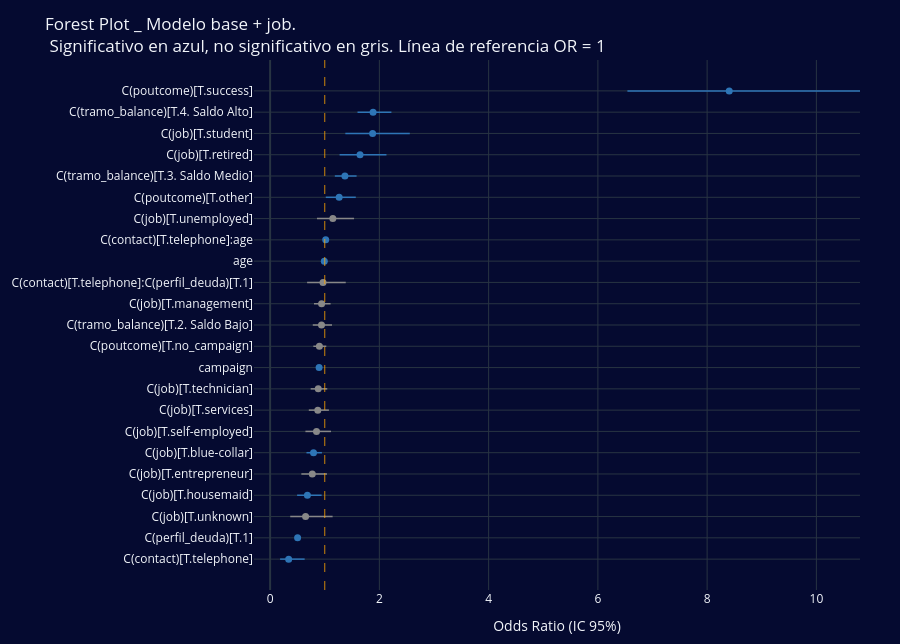

Here is the notebook cell this chart was saved with:
### Code cell
# Forest plot interactivo: OR con IC 95% — significativo en azul, no significativo en gris
fig = go.Figure()

for var, row in forest_df.iterrows():
    color = "#2E75B6" if row["significativo"] else "#888888"
    
    # Línea IC 95%
    fig.add_trace(go.Scatter(
        x=[row["IC_low"], row["IC_high"]],
        y=[var, var],
        mode="lines",
        line=dict(color=color, width=1.5),
        showlegend=False,
        hoverinfo="skip"
    ))
    
    # Punto OR
    fig.add_trace(go.Scatter(
        x=[row["OR"]],
        y=[var],
        mode="markers",
        marker=dict(color=color, size=7),
        showlegend=False,
        hovertemplate=f"<b>{var}</b><br>OR: {row['OR']:.3f}<br>p-valor: {row['pval']:.4f}<extra></extra>"
    ))

# Línea de referencia OR = 1
fig.add_vline(x=1, line_dash="dash", line_color="orange", line_width=0.8)

fig.update_layout(
    title="Forest Plot _ Modelo base + job. <br>Significativo en azul, no significativo en gris. Línea de referencia OR = 1",
    xaxis_title="Odds Ratio (IC 95%)",
    yaxis_title=None,
    height=len(forest_df) * 28,
    margin=dict(l=220, r=40, t=60, b=40)
)

fig.show()

### Figure 1 — Plotly figure (JSON) as saved in the notebook; plotly's stock layout.template omitted (floating-point values rounded to 4 significant figures)
{"data": [{"hoverinfo": "skip", "line": {"color": "#2E75B6", "width": 1.5}, "mode": "lines", "showlegend": false, "type": "scatter", "x": [0.1825, 0.632], "y": ["C(contact)[T.telephone]", "C(contact)[T.telephone]"]}, {"hovertemplate": "<b>C(contact)[T.telephone]</b><br>OR: 0.340<br>p-valor: 0.0007<extra></extra>", "marker": {"color": "#2E75B6", "size": 7}, "mode": "markers", "showlegend": false, "type": "scatter", "x": [0.3396], "y": ["C(contact)[T.telephone]"]}, {"hoverinfo": "skip", "line": {"color": "#2E75B6", "width": 1.5}, "mode": "lines", "showlegend": false, "type": "scatter", "x": [0.4542, 0.5567], "y": ["C(perfil_deuda)[T.1]", "C(perfil_deuda)[T.1]"]}, {"hovertemplate": "<b>C(perfil_deuda)[T.1]</b><br>OR: 0.503<br>p-valor: 0.0000<extra></extra>", "marker": {"color": "#2E75B6", "size": 7}, "mode": "markers", "showlegend": false, "type": "scatter", "x": [0.5029], "y": ["C(perfil_deuda)[T.1]"]}, {"hoverinfo": "skip", "line": {"color": "#888888", "width": 1.5}, "mode": "lines", "showlegend": false, "type": "scatter", "x": [0.3683, 1.144], "y": ["C(job)[T.unknown]", "C(job)[T.unknown]"]}, {"hovertemplate": "<b>C(job)[T.unknown]</b><br>OR: 0.649<br>p-valor: 0.1350<extra></extra>", "marker": {"color": "#888888", "size": 7}, "mode": "markers", "showlegend": false, "type": "scatter", "x": [0.6491], "y": ["C(job)[T.unknown]"]}, {"hoverinfo": "skip", "line": {"color": "#2E75B6", "width": 1.5}, "mode": "lines", "showlegend": false, "type": "scatter", "x": [0.494, 0.9425], "y": ["C(job)[T.housemaid]", "C(job)[T.housemaid]"]}, {"hovertemplate": "<b>C(job)[T.housemaid]</b><br>OR: 0.682<br>p-valor: 0.0204<extra></extra>", "marker": {"color": "#2E75B6", "size": 7}, "mode": "markers", "showlegend": false, "type": "scatter", "x": [0.6824], "y": ["C(job)[T.housemaid]"]}, {"hoverinfo": "skip", "line": {"color": "#888888", "width": 1.5}, "mode": "lines", "showlegend": false, "type": "scatter", "x": [0.5718, 1.042], "y": ["C(job)[T.entrepreneur]", "C(job)[T.entrepreneur]"]}, {"hovertemplate": "<b>C(job)[T.entrepreneur]</b><br>OR: 0.772<br>p-valor: 0.0905<extra></extra>", "marker": {"color": "#888888", "size": 7}, "mode": "markers", "showlegend": false, "type": "scatter", "x": [0.7718], "y": ["C(job)[T.entrepreneur]"]}, {"hoverinfo": "skip", "line": {"color": "#2E75B6", "width": 1.5}, "mode": "lines", "showlegend": false, "type": "scatter", "x": [0.6653, 0.9482], "y": ["C(job)[T.blue-collar]", "C(job)[T.blue-collar]"]}, {"hovertemplate": "<b>C(job)[T.blue-collar]</b><br>OR: 0.794<br>p-valor: 0.0108<extra></extra>", "marker": {"color": "#2E75B6", "size": 7}, "mode": "markers", "showlegend": false, "type": "scatter", "x": [0.7943], "y": ["C(job)[T.blue-collar]"]}, {"hoverinfo": "skip", "line": {"color": "#888888", "width": 1.5}, "mode": "lines", "showlegend": false, "type": "scatter", "x": [0.6464, 1.115], "y": ["C(job)[T.self-employed]", "C(job)[T.self-employed]"]}, {"hovertemplate": "<b>C(job)[T.self-employed]</b><br>OR: 0.849<br>p-valor: 0.2393<extra></extra>", "marker": {"color": "#888888", "size": 7}, "mode": "markers", "showlegend": false, "type": "scatter", "x": [0.849], "y": ["C(job)[T.self-employed]"]}, {"hoverinfo": "skip", "line": {"color": "#888888", "width": 1.5}, "mode": "lines", "showlegend": false, "type": "scatter", "x": [0.7082, 1.076], "y": ["C(job)[T.services]", "C(job)[T.services]"]}, {"hovertemplate": "<b>C(job)[T.services]</b><br>OR: 0.873<br>p-valor: 0.2029<extra></extra>", "marker": {"color": "#888888", "size": 7}, "mode": "markers", "showlegend": false, "type": "scatter", "x": [0.873], "y": ["C(job)[T.services]"]}, {"hoverinfo": "skip", "line": {"color": "#888888", "width": 1.5}, "mode": "lines", "showlegend": false, "type": "scatter", "x": [0.742, 1.046], "y": ["C(job)[T.technician]", "C(job)[T.technician]"]}, {"hovertemplate": "<b>C(job)[T.technician]</b><br>OR: 0.881<br>p-valor: 0.1476<extra></extra>", "marker": {"color": "#888888", "size": 7}, "mode": "markers", "showlegend": false, "type": "scatter", "x": [0.8809], "y": ["C(job)[T.technician]"]}, {"hoverinfo": "skip", "line": {"color": "#2E75B6", "width": 1.5}, "mode": "lines", "showlegend": false, "type": "scatter", "x": [0.877, 0.9166], "y": ["campaign", "campaign"]}, {"hovertemplate": "<b>campaign</b><br>OR: 0.897<br>p-valor: 0.0000<extra></extra>", "marker": {"color": "#2E75B6", "size": 7}, "mode": "markers", "showlegend": false, "type": "scatter", "x": [0.8966], "y": ["campaign"]}, {"hoverinfo": "skip", "line": {"color": "#888888", "width": 1.5}, "mode": "lines", "showlegend": false, "type": "scatter", "x": [0.7916, 1.028], "y": ["C(poutcome)[T.no_campaign]", "C(poutcome)[T.no_campaign]"]}, {"hovertemplate": "<b>C(poutcome)[T.no_campaign]</b><br>OR: 0.902<br>p-valor: 0.1222<extra></extra>", "marker": {"color": "#888888", "size": 7}, "mode": "markers", "showlegend": false, "type": "scatter", "x": [0.9021], "y": ["C(poutcome)[T.no_campaign]"]}, {"hoverinfo": "skip", "line": {"color": "#888888", "width": 1.5}, "mode": "lines", "showlegend": false, "type": "scatter", "x": [0.7809, 1.133], "y": ["C(tramo_balance)[T.2. Saldo Bajo]", "C(tramo_balance)[T.2. Saldo Bajo]"]}, {"hovertemplate": "<b>C(tramo_balance)[T.2. Saldo Bajo]</b><br>OR: 0.940<br>p-valor: 0.5178<extra></extra>", "marker": {"color": "#888888", "size": 7}, "mode": "markers", "showlegend": false, "type": "scatter", "x": [0.9405], "y": ["C(tramo_balance)[T.2. Saldo Bajo]"]}, {"hoverinfo": "skip", "line": {"color": "#888888", "width": 1.5}, "mode": "lines", "showlegend": false, "type": "scatter", "x": [0.8027, 1.106], "y": ["C(job)[T.management]", "C(job)[T.management]"]}, {"hovertemplate": "<b>C(job)[T.management]</b><br>OR: 0.942<br>p-valor: 0.4691<extra></extra>", "marker": {"color": "#888888", "size": 7}, "mode": "markers", "showlegend": false, "type": "scatter", "x": [0.9424], "y": ["C(job)[T.management]"]}, {"hoverinfo": "skip", "line": {"color": "#888888", "width": 1.5}, "mode": "lines", "showlegend": false, "type": "scatter", "x": [0.677, 1.384], "y": ["C(contact)[T.telephone]:C(perfil_deuda)[T.1]", "C(contact)[T.telephone]:C(perfil_deuda)[T.1]"]}, {"hovertemplate": "<b>C(contact)[T.telephone]:C(perfil_deuda)[T.1]</b><br>OR: 0.968<br>p-valor: 0.8588<extra></extra>", "marker": {"color": "#888888", "size": 7}, "mode": "markers", "showlegend": false, "type": "scatter", "x": [0.9681], "y": ["C(contact)[T.telephone]:C(perfil_deuda)[T.1]"]}, {"hoverinfo": "skip", "line": {"color": "#2E75B6", "width": 1.5}, "mode": "lines", "showlegend": false, "type": "scatter", "x": [0.9869, 0.997], "y": ["age", "age"]}, {"hovertemplate": "<b>age</b><br>OR: 0.992<br>p-valor: 0.0018<extra></extra>", "marker": {"color": "#2E75B6", "size": 7}, "mode": "markers", "showlegend": false, "type": "scatter", "x": [0.9919], "y": ["age"]}, {"hoverinfo": "skip", "line": {"color": "#2E75B6", "width": 1.5}, "mode": "lines", "showlegend": false, "type": "scatter", "x": [1.006, 1.029], "y": ["C(contact)[T.telephone]:age", "C(contact)[T.telephone]:age"]}, {"hovertemplate": "<b>C(contact)[T.telephone]:age</b><br>OR: 1.017<br>p-valor: 0.0028<extra></extra>", "marker": {"color": "#2E75B6", "size": 7}, "mode": "markers", "showlegend": false, "type": "scatter", "x": [1.017], "y": ["C(contact)[T.telephone]:age"]}, {"hoverinfo": "skip", "line": {"color": "#888888", "width": 1.5}, "mode": "lines", "showlegend": false, "type": "scatter", "x": [0.8577, 1.536], "y": ["C(job)[T.unemployed]", "C(job)[T.unemployed]"]}, {"hovertemplate": "<b>C(job)[T.unemployed]</b><br>OR: 1.148<br>p-valor: 0.3534<extra></extra>", "marker": {"color": "#888888", "size": 7}, "mode": "markers", "showlegend": false, "type": "scatter", "x": [1.148], "y": ["C(job)[T.unemployed]"]}, {"hoverinfo": "skip", "line": {"color": "#2E75B6", "width": 1.5}, "mode": "lines", "showlegend": false, "type": "scatter", "x": [1.019, 1.568], "y": ["C(poutcome)[T.other]", "C(poutcome)[T.other]"]}, {"hovertemplate": "<b>C(poutcome)[T.other]</b><br>OR: 1.264<br>p-valor: 0.0333<extra></extra>", "marker": {"color": "#2E75B6", "size": 7}, "mode": "markers", "showlegend": false, "type": "scatter", "x": [1.264], "y": ["C(poutcome)[T.other]"]}, {"hoverinfo": "skip", "line": {"color": "#2E75B6", "width": 1.5}, "mode": "lines", "showlegend": false, "type": "scatter", "x": [1.185, 1.583], "y": ["C(tramo_balance)[T.3. Saldo Medio]", "C(tramo_balance)[T.3. Saldo Medio]"]}, {"hovertemplate": "<b>C(tramo_balance)[T.3. Saldo Medio]</b><br>OR: 1.369<br>p-valor: 0.0000<extra></extra>", "marker": {"color": "#2E75B6", "size": 7}, "mode": "markers", "showlegend": false, "type": "scatter", "x": [1.369], "y": ["C(tramo_balance)[T.3. Saldo Medio]"]}, {"hoverinfo": "skip", "line": {"color": "#2E75B6", "width": 1.5}, "mode": "lines", "showlegend": false, "type": "scatter", "x": [1.272, 2.13], "y": ["C(job)[T.retired]", "C(job)[T.retired]"]}, {"hovertemplate": "<b>C(job)[T.retired]</b><br>OR: 1.646<br>p-valor: 0.0002<extra></extra>", "marker": {"color": "#2E75B6", "size": 7}, "mode": "markers", "showlegend": false, "type": "scatter", "x": [1.646], "y": ["C(job)[T.retired]"]}, {"hoverinfo": "skip", "line": {"color": "#2E75B6", "width": 1.5}, "mode": "lines", "showlegend": false, "type": "scatter", "x": [1.377, 2.557], "y": ["C(job)[T.student]", "C(job)[T.student]"]}, {"hovertemplate": "<b>C(job)[T.student]</b><br>OR: 1.876<br>p-valor: 0.0001<extra></extra>", "marker": {"color": "#2E75B6", "size": 7}, "mode": "markers", "showlegend": false, "type": "scatter", "x": [1.876], "y": ["C(job)[T.student]"]}, {"hoverinfo": "skip", "line": {"color": "#2E75B6", "width": 1.5}, "mode": "lines", "showlegend": false, "type": "scatter", "x": [1.6, 2.22], "y": ["C(tramo_balance)[T.4. Saldo Alto]", "C(tramo_balance)[T.4. Saldo Alto]"]}, {"hovertemplate": "<b>C(tramo_balance)[T.4. Saldo Alto]</b><br>OR: 1.885<br>p-valor: 0.0000<extra></extra>", "marker": {"color": "#2E75B6", "size": 7}, "mode": "markers", "showlegend": false, "type": "scatter", "x": [1.885], "y": ["C(tramo_balance)[T.4. Saldo Alto]"]}, {"hoverinfo": "skip", "line": {"color": "#2E75B6", "width": 1.5}, "mode": "lines", "showlegend": false, "type": "scatter", "x": [6.541, 10.8], "y": ["C(poutcome)[T.success]", "C(poutcome)[T.success]"]}, {"hovertemplate": "<b>C(poutcome)[T.success]</b><br>OR: 8.404<br>p-valor: 0.0000<extra></extra>", "marker": {"color": "#2E75B6", "size": 7}, "mode": "markers", "showlegend": false, "type": "scatter", "x": [8.404], "y": ["C(poutcome)[T.success]"]}], "layout": {"height": 644, "margin": {"b": 40, "l": 220, "r": 40, "t": 60}, "shapes": [{"line": {"color": "orange", "dash": "dash", "width": 0.8}, "type": "line", "x0": 1, "x1": 1, "xref": "x", "y0": 0, "y1": 1, "yref": "y domain"}], "title": {"text": "Forest Plot _ Modelo base + job. <br> Significativo en azul, no significativo en gris. Línea de referencia OR = 1"}, "xaxis": {"title": {"text": "Odds Ratio (IC 95%)"}}, "yaxis": {"title": {}}}}
